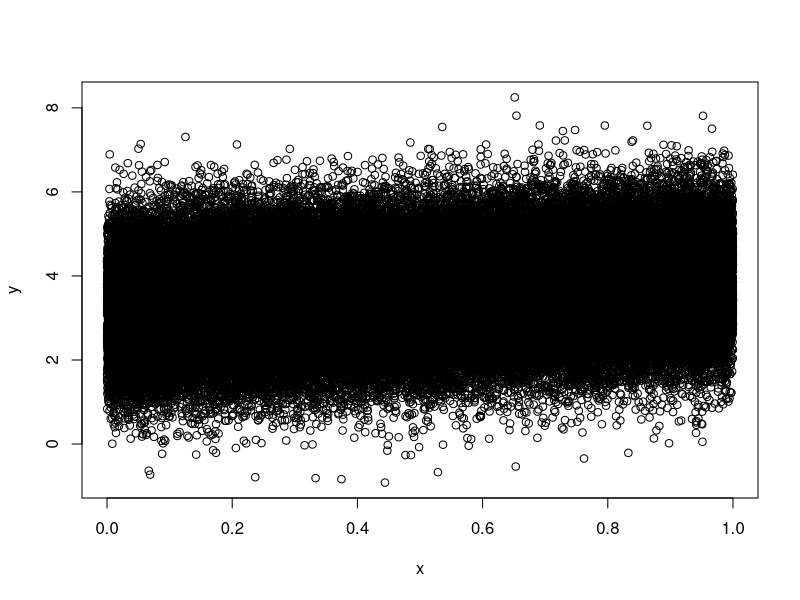
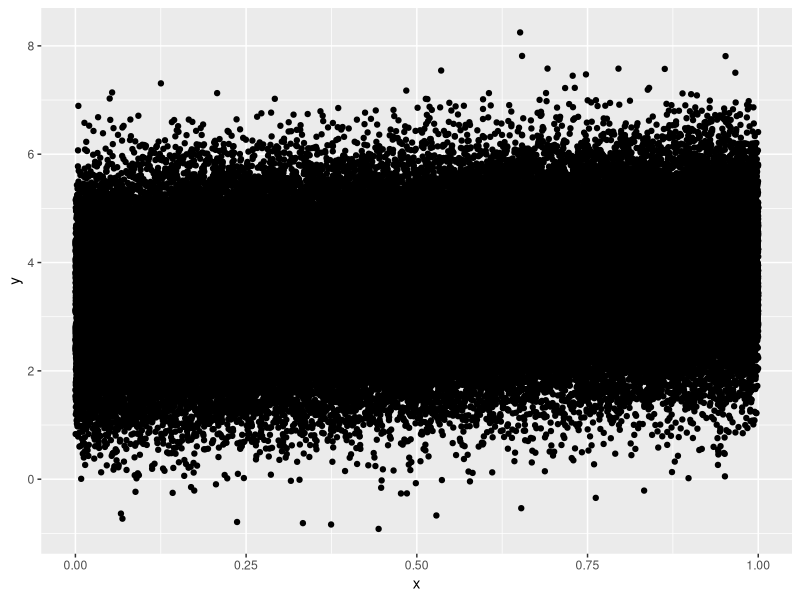
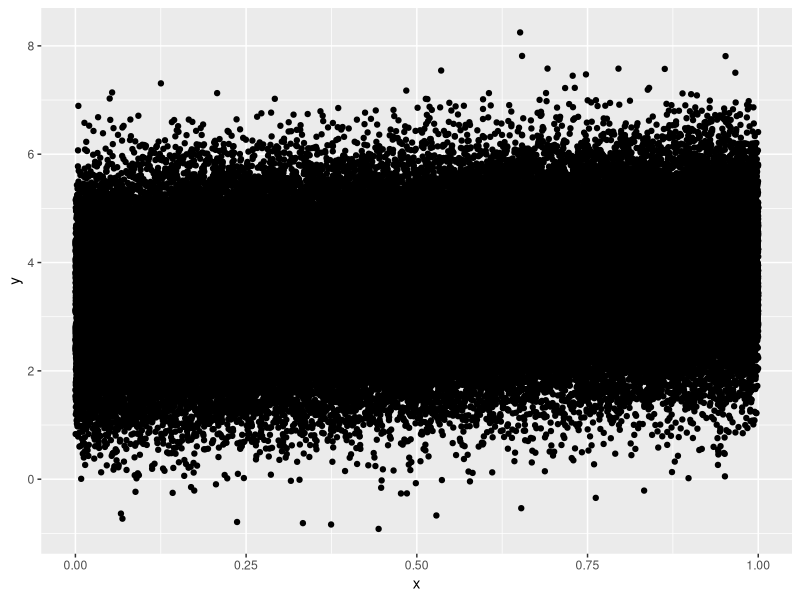
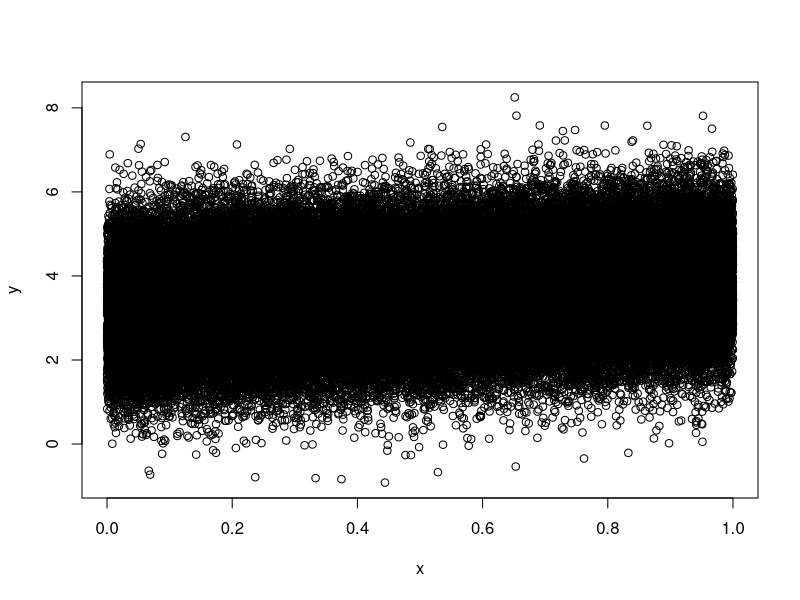
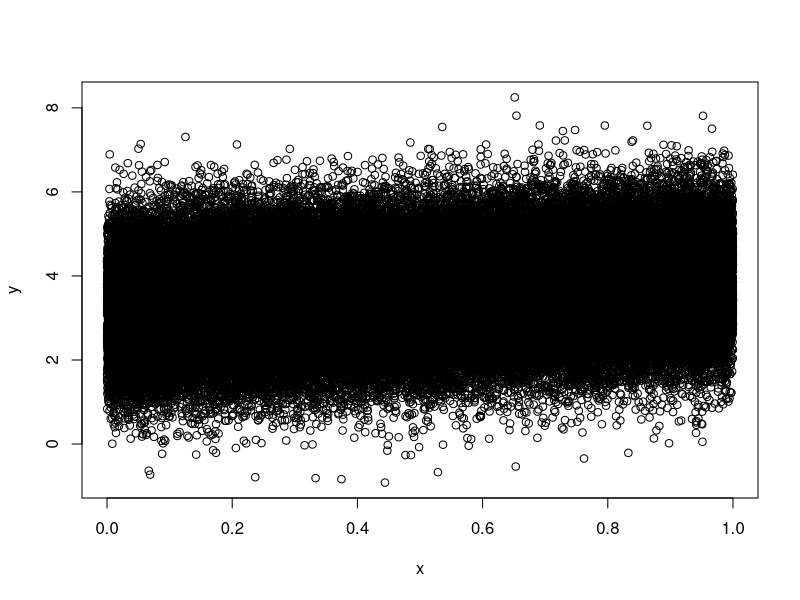
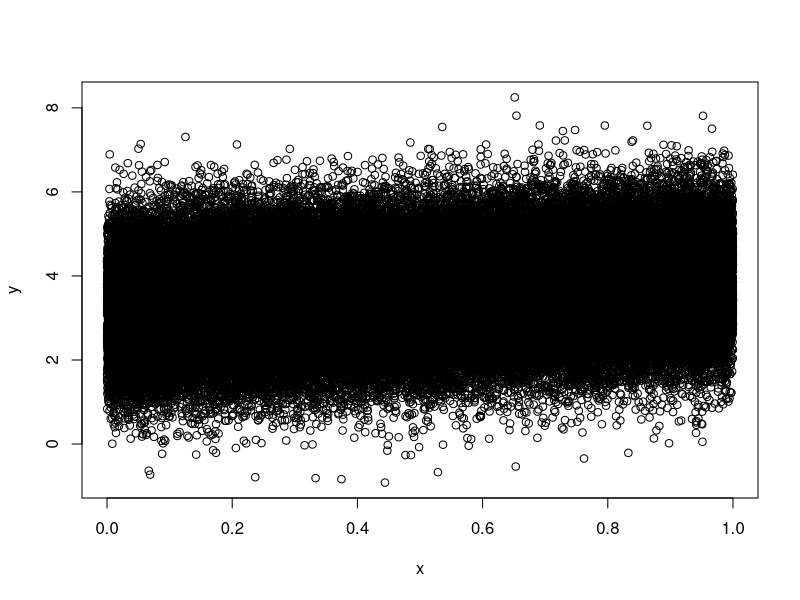
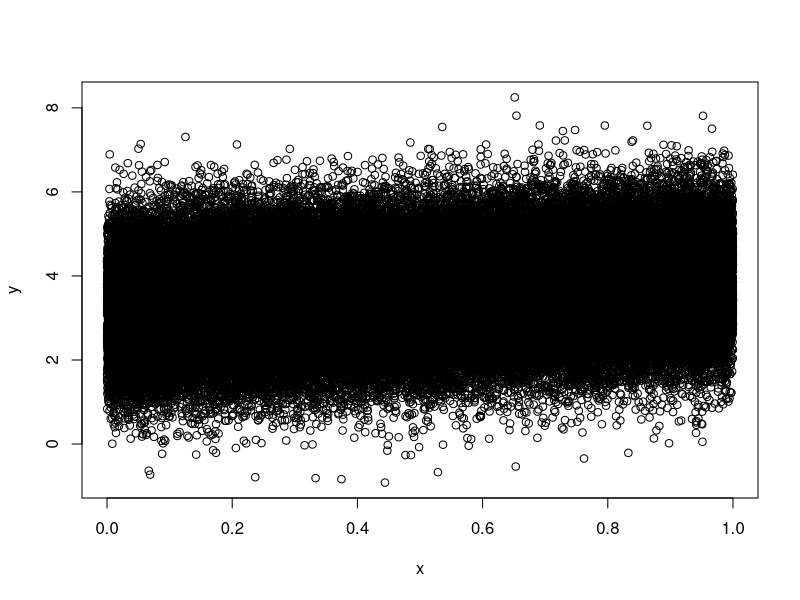
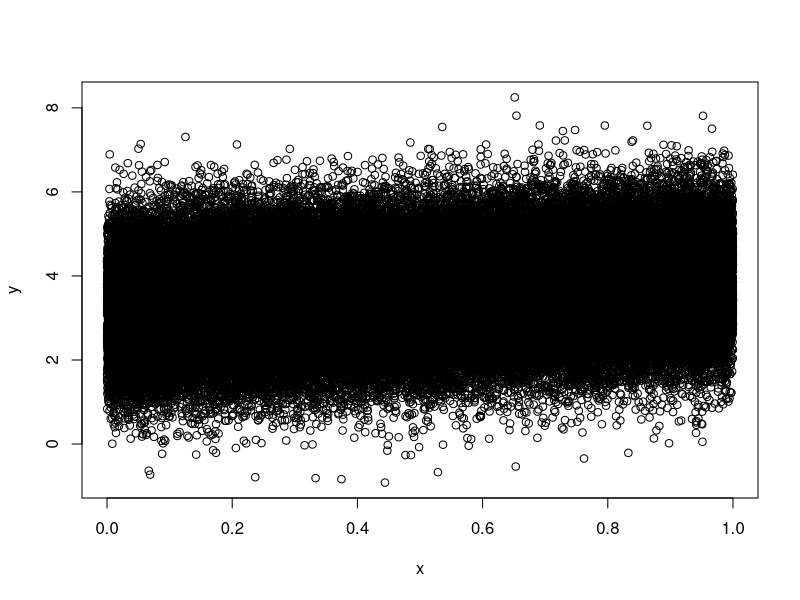

Write the R code that produced these figures, in order.
## ---- chunk 1
### # define vector of required packages
vec_req_pkgs <- c("tibble", "ggplot2")
### # extract vector of all installed packages
vec_inst_pkgs <- installed.packages()
### # install required packages, if necessary
for (p in vec_req_pkgs){
  if (!p %in% vec_inst_pkgs)
    install.packages(pkgs = p, repos = "https://cran.rstudio.com")
}

## ---- chunk 2
n_nr_obs <- 10^5
n_inter <- 3.24
n_slope <- 0.7
x <- runif(n_nr_obs)
y <- n_inter + n_slope * x + rnorm(n_nr_obs)
tbl_plot_data <- tibble::tibble(x = x, y = y)
## ---- chunk 3
plot(x,y)
## ---- chunk 4
s_file_stem <- "Rplot"
s_file_dev <- "png"
s_out_path <- paste(s_file_stem, s_file_dev, sep = ".")
png(filename = s_out_path)
plot(x,y)
dev.off()
## ---- chunk 5
(df_png_finfo <- file.info(s_out_path))
## ---- chunk 6
s_file_stem <- "Rplot"
s_file_dev <- "pdf"
s_out_path <- paste(s_file_stem, s_file_dev, sep = ".")
pdf(file = s_out_path)
plot(x,y)
dev.off()
## ---- chunk 7
(df_pdf_finfo <- file.info(s_out_path))
## ---- chunk 8
s_file_stem <- "Rplot"
s_file_dev <- "ps"
s_out_path <- paste(s_file_stem, s_file_dev, sep = ".")
postscript(file = s_out_path)
plot(x,y)
dev.off()
## ---- chunk 9
(df_pdf_finfo <- file.info(s_out_path))
## ---- chunk 10
pdf.options()
## ---- chunk 11
s_file_stem <- "Rplothw14"
s_file_dev <- "pdf"
s_out_path <- paste(s_file_stem, s_file_dev, sep = ".")
pdf(file = s_out_path, width = 14, height = 14)
plot(x,y)
dev.off()
(df_pdf_finfo <- file.info(s_out_path))
## ---- chunk 12
s_file_stem <- "Rplotps2"
s_file_dev <- "pdf"
s_out_path <- paste(s_file_stem, s_file_dev, sep = ".")
pdf(file = s_out_path, pointsize = 2)
plot(x,y)
dev.off()
(df_pdf_finfo <- file.info(s_out_path))

## ---- chunk 13
s_file_stem <- "Rplotps24"
s_file_dev <- "pdf"
s_out_path <- paste(s_file_stem, s_file_dev, sep = ".")
pdf(file = s_out_path, pointsize = 24)
plot(x,y)
dev.off()
(df_pdf_finfo <- file.info(s_out_path))
## ---- chunk 14
s_file_stem <- "Rplotcmg"
s_file_dev <- "pdf"
s_out_path <- paste(s_file_stem, s_file_dev, sep = ".")
pdf(file = s_out_path, colormodel = "grey")
plot(x,y)
dev.off()
(df_pdf_finfo <- file.info(s_out_path))
## ---- chunk 15
library(grid)
z <- matrix(runif(500*500), ncol=500)
pdf("image.pdf")
image(z, col=grey(0:99/100))
dev.off()
pdf("gridraster.pdf")
grid.raster(z, interp=FALSE)
dev.off()
file.info("image.pdf", "gridraster.pdf")["size"]
## ---- chunk 16
### # start with color housekeeping
# Color housekeeping
library(RColorBrewer)
rf <- colorRampPalette(rev(brewer.pal(11,'Spectral')))
r <- rf(32)

library(MASS)
# use default call
k <- kde2d(tbl_plot_data$x, tbl_plot_data$y, n = 200)
### # default image
s_image_plot <- "image_plot.pdf"
pdf(s_image_plot)
image(k, col = r)
dev.off()
file.info(s_image_plot)["size"]
## ---- chunk 17
### # default image
s_raster_plot <- "gridraster_plot.pdf"
pdf(s_raster_plot)
### # the following does not work, have to find a way how to convert k to raster
grid.raster(k$z, interp=FALSE)
dev.off()
file.info(s_raster_plot)["size"]
## ---- chunk 18
s_out_path <- "RsmoothScatter.pdf"
pdf(s_out_path)
smoothScatter(y ~ x, colramp = colorRampPalette(c("white", blues9)), xlim = c(0,1), ylim = c(0, 8))
dev.off()
file.info(s_out_path)["size"]
## ---- chunk 19
s_out_path <- "Rggplot2.pdf"
library(ggplot2)
ggplot(tbl_plot_data, aes(x,y)) + geom_point()
ggsave(s_out_path, width = 4, height = 4, dpi = "screen")
(df_ggplot_pdf_finfo <- file.info(s_out_path))
## ---- chunk 20
s_out_path <- "Rggplot2.png"
library(ggplot2)
ggplot(tbl_plot_data, aes(x,y)) + geom_point()
ggsave(s_out_path, width = 4, height = 4, dpi = "screen")
(df_ggplot_png_finfo <- file.info(s_out_path))
## ---- chunk 21
?ggsave
## ---- chunk 22
s_out_path <- "RplotCairo.png"
Cairo::CairoPNG(filename = s_out_path)
plot(x, y)
dev.off()
(df_cairo_png_info <- file.info(s_out_path))
